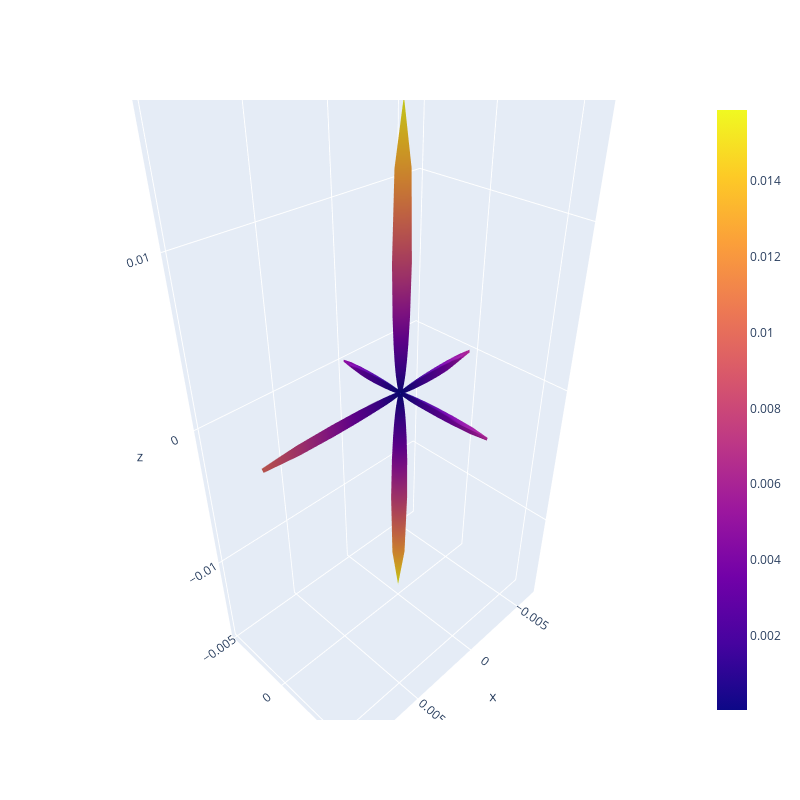

The code cell stored with this chart in its notebook:
### Code cell
rd, S = lat.compliance_tensors.popitem()
S = elasticity_func.compliance_Voigt_to_4th_order(S)
fig = plotting.plotly_elasticity_surf(S)
fig.update_layout(width=800, height=800)

### Figure 1 — Plotly figure (JSON) as saved in the notebook; plotly's stock layout.template omitted (floating-point values rounded to 4 significant figures; data arrays with more than 128 entries replaced by an {"elided": "..."} marker saying what was removed)
{"data": [{"surfacecolor": {"elided": "100x100 float values"}, "type": "surface", "x": {"elided": "100x100 float values"}, "y": {"elided": "100x100 float values"}, "z": {"elided": "100x100 float values"}}], "layout": {"height": 800, "title": {"text": ""}, "width": 800}}
